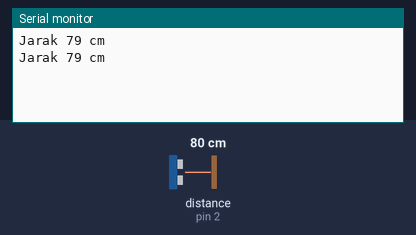
Bench run of a sketch on a simulated Arduino Uno, built with avr-gcc and run on an emulated ATmega328P. Parts: the last lines printed to the serial monitor. Wiring (inferred from the names in the program): ultrasonic range finder: trigger pin 3; echo pin 2. The test bench sets the inputs (shaded band); at power-on: distance to the obstacle (sensor on pin 2) 80 cm. The echo pulse lasts 58.3 µs per cm.

Above: at 1.8 s.
1.9 s: distance to the obstacle (sensor on pin 2) set to 2 cm
At 2.8 s:
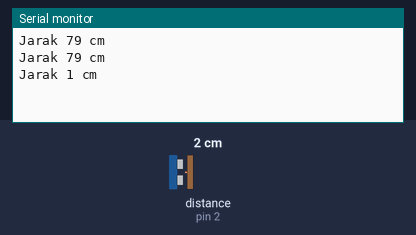
3.4 s: distance to the obstacle (sensor on pin 2) set to 4 cm
At 4.4 s:
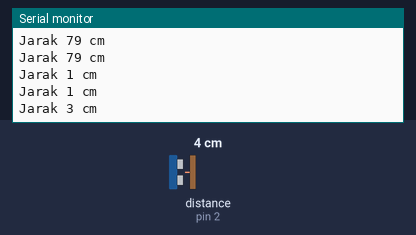
Timing chart, 0 to 6.4 s (numbered marks = the images above; inputs shaded):
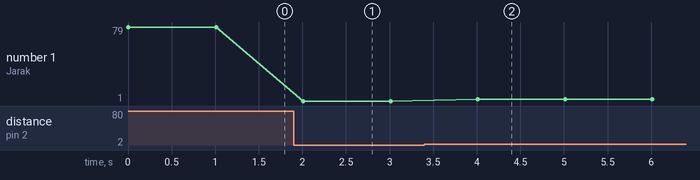

The sketch:

hc_sr04_Ultrasonic.ino
```cpp
#define echoPin 2
#define trigPin 3
long duration, distance, ultraSensor;

void setup()
{
  Serial.begin (9600);
  pinMode(trigPin, OUTPUT);
  pinMode(echoPin, INPUT);
}

void loop()
{
  sensorUltrasonic(trigPin, echoPin);
  ultraSensor = distance;
  Serial.print("Jarak ");
  Serial.print(ultraSensor);
  Serial.println(" cm");
  delay(1000);
}

void sensorUltrasonic(int pinTrigger, int pinEcho)
{
  digitalWrite(pinTrigger, LOW);
  delayMicroseconds(2);
  digitalWrite(pinTrigger, HIGH);
  delayMicroseconds(10);
  digitalWrite(pinTrigger, LOW);
  duration = pulseIn(pinEcho, HIGH);
  distance = (duration / 2) / 29.1;
}
```

Measured:
- after the input at 1.9 s, the serial monitor: prints a new line after 0.11 s (image 1)
- after the input at 3.4 s, the serial monitor: prints a new line after 0.61 s (image 2)
- plotted number 1: 79 → 1 after the input at 1.9 s, 1 → 3 after the input at 3.4 s
